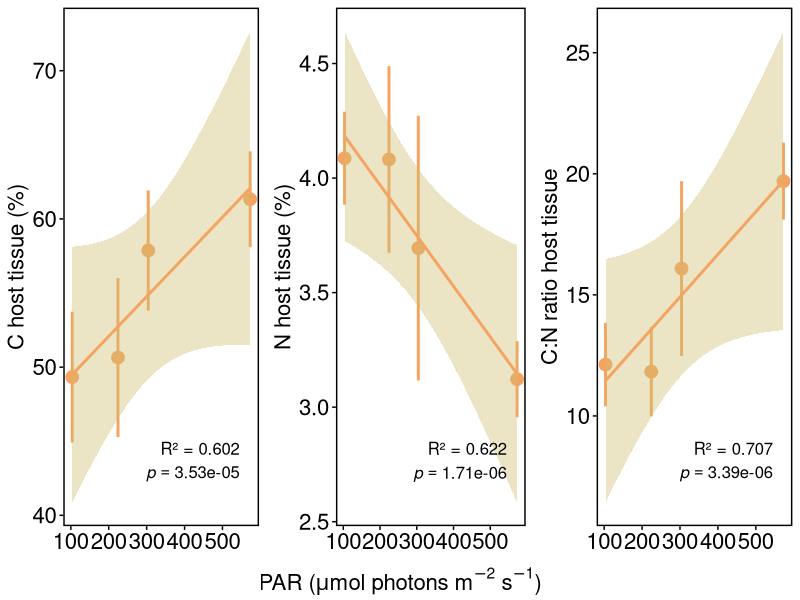

The R source for this figure:

###############################################################
# Figure 3B: LINEAR REGRESSIONS with FIXED NPC LABEL POSITIONS
# R² and italic(p) placed LOW RIGHT inside each panel
###############################################################

library(readxl)
library(tidyverse)
library(grid)
library(gridExtra)

# set working directory to the directory the script is saved in
setwd(dirname(rstudioapi::getActiveDocumentContext()$path))


###############################################################
# 1. READ DATA
###############################################################

data <- read_xlsx("Biological Data file Tilstra et al.xlsx", sheet = "bio + env data", na = "NA")

# add % unit to the relevant colnames

colnames(data)[3:4]<-c("C host tissue (%)","N host tissue (%)")

# define variables which will be used for the plots

biological_vars <- c(
  "C host tissue (%)",
  "N host tissue (%)",
  "C:N ratio host tissue"
)

environmental_var <- "PAR"

###############################################################
# 2. MAKE RESULTS TABLE
###############################################################

results <- data.frame(
  Biological_Variable = character(),
  R2 = numeric(),
  p_value = numeric(),
  stringsAsFactors = FALSE
)

plots <- list()

###############################################################
# 3. LOOP THROUGH VARIABLES
###############################################################

for (biological_var in biological_vars) {
  
  summary_data <- data %>%
    group_by(.data[[environmental_var]]) %>%
    summarise(
      mean_value = mean(.data[[biological_var]], na.rm = TRUE),
      sd_value   = sd(.data[[biological_var]],   na.rm = TRUE),
      .groups = "drop"
    )
  
  lm_data <- data %>%
    select(
      bio = all_of(biological_var),
      env = all_of(environmental_var)
    ) %>%
    filter(!is.na(bio), !is.na(env))
  
  lm_fit <- lm(bio ~ env, data = lm_data)
  lm_sum <- summary(lm_fit)
  
  r2_val <- lm_sum$r.squared
  p_val  <- lm_sum$coefficients[2, 4]
  
  results <- rbind(
    results,
    data.frame(
      Biological_Variable = biological_var,
      R2 = round(r2_val, 3),
      p_value = signif(p_val, 3)
    )
  )
  
  ###############################################################
  # 4. BASE PLOT
  ###############################################################
  
  p <- ggplot(summary_data,
              aes(x = .data[[environmental_var]], y = mean_value)) +
    geom_errorbar(aes(ymin = mean_value - sd_value,
                      ymax = mean_value + sd_value),
                  width = 0.1, color = "sandybrown", linewidth = 1) +
    geom_point(size = 4, color = "sandybrown") +
    geom_smooth(method = "lm", se = TRUE,
                color = "sandybrown", fill = "lightgoldenrod3") +
    labs(x = NULL, y = biological_var) +
    theme_minimal() +
    theme(
      axis.text  = element_text(color = "black", size = 16),
      axis.title = element_text(size = 16),
      axis.ticks = element_line(color = "black"),
      panel.grid.major = element_blank(),
      panel.grid.minor = element_blank(),
      panel.border = element_rect(color = "black", fill = NA, linewidth = 1)
    )
  
  ###############################################################
  # 5. FIXED NPC (NORMALIZED) ANNOTATIONS
  ###############################################################
  
  # Build a grob for R² (normal)
  r2_grob <- textGrob(
    label = paste0("R² = ", round(r2_val, 3)),
    x = unit(0.90, "npc"),   # 90% from left
    y = unit(0.15, "npc"),   # 20% from bottom
    hjust = 1,
    gp = gpar(fontsize = 12)
  )
  
  # Build a grob for italic(p)
  p_grob <- textGrob(
    label = bquote(italic(p) == .(signif(p_val, 3))),
    x = unit(0.90, "npc"),
    y = unit(0.10, "npc"),
    hjust = 1,
    gp = gpar(fontsize = 12)
  )
  
  # Add grobs to the plot
  p <- p +
    annotation_custom(r2_grob) +
    annotation_custom(p_grob)
  
  plots[[biological_var]] <- p
}

###############################################################
# 6. PRINT RESULTS
###############################################################

cat("\n================ LINEAR REGRESSION SUMMARY ================\n")
print(results)

###############################################################
# 7. SAVE TO PDF WITH SHARED X-LABEL
###############################################################

xlab_grob <- textGrob(
  label = expression("PAR ("*mu*"mol photons m"^{-2}*" s"^{-1}*")"),
  gp = gpar(fontsize = 16)
)

fig3b<-grid.arrange(grobs = plots, ncol = 3, bottom = xlab_grob)

ggsave(
  "Figure_3B.pdf",
  fig3b,
  width =12,
  height = 6,
  dpi = 300
)

# In image processing software outside of R, the subplot letter were added and the plots were combined with the other plots of Figure 3.
